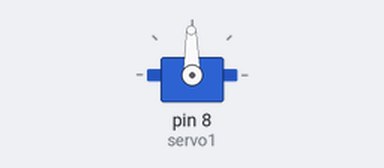
The sketch below on a simulated Arduino Uno, built with avr-gcc and run on an emulated ATmega328P. Parts: servo.

Above: at 0.05 s.
At 1.9 s:
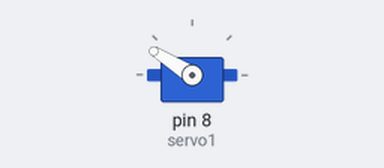
At 3.75 s:
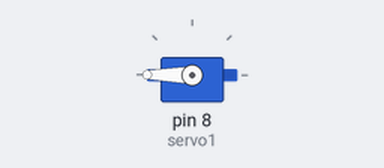
At 7.5 s:
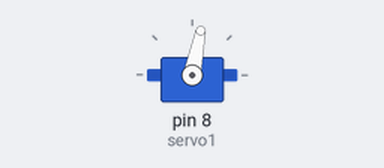
Timing chart, 0 to 10.1 s (numbered marks = the images above):
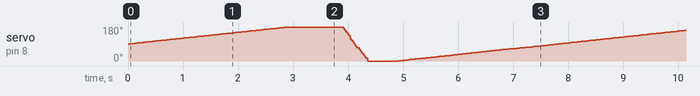

The sketch:

servo.ino
```cpp
#include <VarSpeedServo.h>

VarSpeedServo servo1; //nome do servo, igual na outra biblioteca


void setup() {
  servo1.attach(8); //pino do servo, igual na outra.

}

void loop() {


  servo1.write(180, 20, true); //os parâmetros são (ângulo, velocidade de a 1 a 255 e o "true" serve pro código esperar
                               // até que o movimento do servo seja concluido antes de seguir pra próxima linha.
  delay(1000);
  servo1.write(0, 255); //aqui ele vai pro ângulo 0 em velocidade máxima
  delay(1000);

}


//descrição em ingles do comando .write

/*
write(value)     - Sets the servo angle in degrees.  (invalid angle that is valid as pulse in microseconds is treated as microseconds)
write(value, speed) - speed varies the speed of the move to new position 0=full speed, 1-255 slower to faster
write(value, speed, wait) - wait is a boolean that, if true, causes the function call to block until move is complete
 */
```
